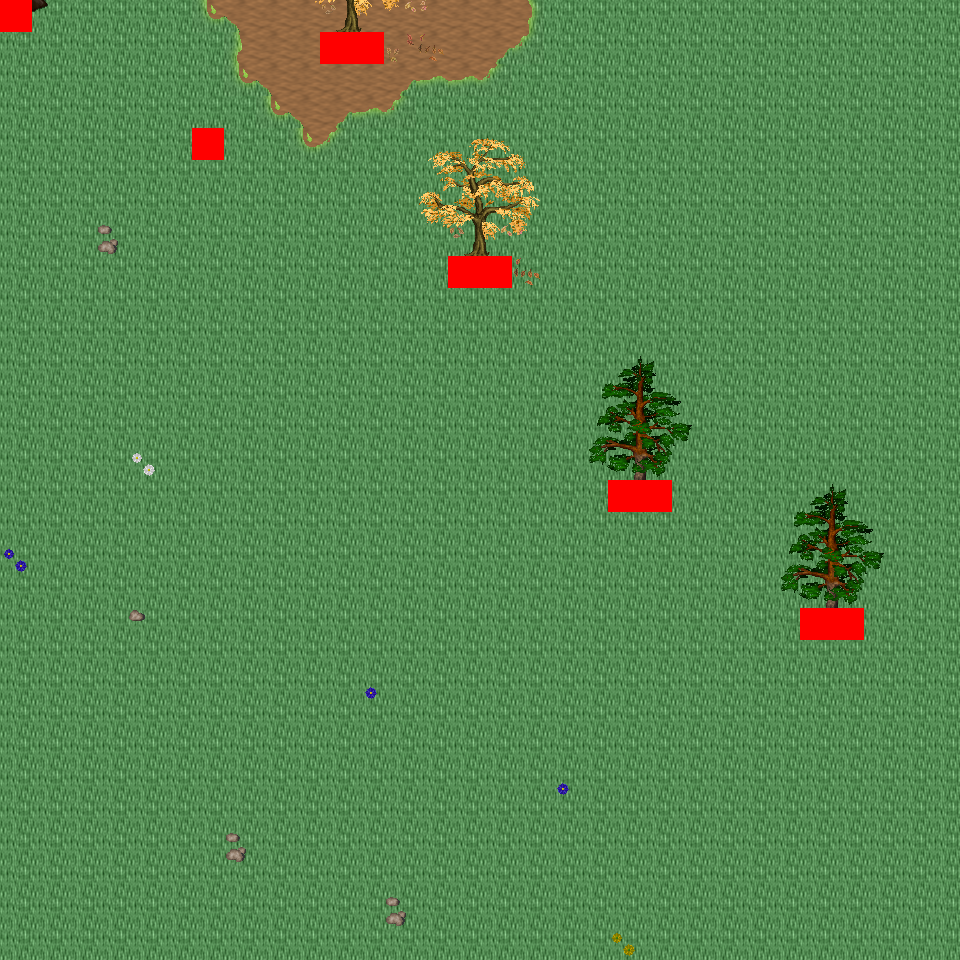

A level layout from a 2D game, rendered from its tile map. Below: a short description, then the map file with tile-grid data replaced by summaries:
An orthogonal 30x30 tile map with 32x32 px tiles, 6 tile layers (Ground, Object, Object2, Above, ...), 20 tilesets and 4 objects (4x mapExit).

<map version="1.0" orientation="orthogonal" renderorder="right-down" width="30" height="30" tilewidth="32" tileheight="32" nextobjectid="5">
  <tileset firstgid="1" name="tileset_logic_collision" tilewidth="32" tileheight="32" tilecount="1" columns="1">
    <image source="../drawable/tileset_logic_collision.png" width="32" height="32" />
  </tileset>
  <tileset firstgid="2" name="tileset_ground_ground" tilewidth="32" tileheight="32" tilecount="33" columns="3">
    <image source="../drawable/tileset_ground_ground.png" width="96" height="352" />
  </tileset>
  <tileset firstgid="35" name="tileset_ground_rock_pebbles" tilewidth="32" tileheight="32" tilecount="3" columns="1">
    <image source="../drawable/tileset_ground_rock_pebbles.png" width="32" height="96" />
  </tileset>
  <tileset firstgid="38" name="tileset_ground_grass_corners" tilewidth="32" tileheight="32" tilecount="24" columns="6">
    <image source="../drawable/tileset_ground_grass_corners.png" width="192" height="128" />
  </tileset>
  <tileset firstgid="62" name="tileset_ground_grass_edges" tilewidth="32" tileheight="32" tilecount="36" columns="12">
    <image source="../drawable/tileset_ground_grass_edges.png" width="384" height="96" />
  </tileset>
  <tileset firstgid="98" name="tileset_ground_grass_2" tilewidth="32" tileheight="32" tilecount="21" columns="3">
    <image source="../drawable/tileset_ground_grass_2.png" width="96" height="224" />
  </tileset>
  <tileset firstgid="119" name="tileset_plant_leaves" tilewidth="32" tileheight="32" tilecount="8" columns="4">
    <image source="../drawable/tileset_plant_leaves.png" width="128" height="64" />
  </tileset>
  <tileset firstgid="127" name="tileset_plant_tree_tree_darkgreen" tilewidth="32" tileheight="32" tilecount="88" columns="8">
    <image source="../drawable/tileset_plant_tree_tree_darkgreen.png" width="256" height="352" />
  </tileset>
  <tileset firstgid="215" name="tileset_plant_tree_fall_trees" tilewidth="32" tileheight="32" tilecount="40" columns="8">
    <image source="../drawable/tileset_plant_tree_fall_trees.png" width="256" height="160" />
  </tileset>
  <tileset firstgid="255" name="tileset_plant_tree_pine_tree" tilewidth="32" tileheight="32" tilecount="20" columns="4">
    <image source="../drawable/tileset_plant_tree_pine_tree.png" width="128" height="160" />
  </tileset>
  <tileset firstgid="275" name="tileset_plant_stump_hollow_logs" tilewidth="32" tileheight="32" tilecount="6" columns="3">
    <image source="../drawable/tileset_plant_stump_hollow_logs.png" width="96" height="64" />
  </tileset>
  <tileset firstgid="281" name="tileset_plant_stump_small_stump" tilewidth="32" tileheight="32" tilecount="4" columns="2">
    <image source="../drawable/tileset_plant_stump_small_stump.png" width="64" height="64" />
  </tileset>
  <tileset firstgid="285" name="tileset_plant_stump_stump_purple" tilewidth="32" tileheight="32" tilecount="4" columns="2">
    <image source="../drawable/tileset_plant_stump_stump_purple.png" width="64" height="64" />
  </tileset>
  <tileset firstgid="289" name="tileset_plant_flower_daisy_blue" tilewidth="32" tileheight="32" tilecount="8" columns="2">
    <image source="../drawable/tileset_plant_flower_daisy_blue.png" width="64" height="128" />
  </tileset>
  <tileset firstgid="297" name="tileset_plant_flower_daisy_red" tilewidth="32" tileheight="32" tilecount="8" columns="2">
    <image source="../drawable/tileset_plant_flower_daisy_red.png" width="64" height="128" />
  </tileset>
  <tileset firstgid="305" name="tileset_plant_flower_daisy_white" tilewidth="32" tileheight="32" tilecount="8" columns="2">
    <image source="../drawable/tileset_plant_flower_daisy_white.png" width="64" height="128" />
  </tileset>
  <tileset firstgid="313" name="tileset_plant_flower_daisy_yellow" tilewidth="32" tileheight="32" tilecount="8" columns="2">
    <image source="../drawable/tileset_plant_flower_daisy_yellow.png" width="64" height="128" />
  </tileset>
  <tileset firstgid="321" name="tileset_logic_creature_animal" tilewidth="32" tileheight="32" tilecount="32" columns="8">
    <image source="../drawable/tileset_logic_creature_animal.png" width="256" height="128" />
  </tileset>
  <tileset firstgid="353" name="tileset_logic_creature_reptile" tilewidth="32" tileheight="32" tilecount="7" columns="7">
    <image source="../drawable/tileset_logic_creature_reptile.png" width="224" height="32" />
  </tileset>
  <tileset firstgid="360" name="tileset_logic_creature_fowl" tilewidth="32" tileheight="32" tilecount="6" columns="6">
    <image source="../drawable/tileset_logic_creature_fowl.png" width="192" height="32" />
  </tileset>
  <layer name="Ground" width="30" height="30">
    <data>[900 cells, 900 non-empty, 2 distinct tile ids]</data>
  </layer>
  <layer name="Object" width="30" height="30">
    <data>[900 cells, 39 non-empty, 20 distinct tile ids]</data>
  </layer>
  <layer name="Object2" width="30" height="30">
    <data>[900 cells, 14 non-empty, 6 distinct tile ids]</data>
  </layer>
  <layer name="Above" width="30" height="30">
    <data>[900 cells, 52 non-empty, 32 distinct tile ids]</data>
  </layer>
  <layer name="Above2" width="30" height="30">
    <data>[900 cells, 0 non-empty, 0 distinct tile ids]</data>
  </layer>
  <layer name="Walkable" width="30" height="30">
    <data>[900 cells, 10 non-empty, 1 distinct tile ids]</data>
  </layer>
  <objectgroup name="MapEvents">
    <object id="1" name="north" type="mapExit" x="32" y="0" width="928" height="32">
      <properties>
        <property name="map" value="level_0_x37_y25" />
        <property name="x" value="1" />
        <property name="y" value="28" />
      </properties>
    </object>
    <object id="2" name="south" type="mapExit" x="0" y="928" width="960" height="32">
      <properties>
        <property name="map" value="level_0_x37_y27" />
        <property name="x" value="0" />
        <property name="y" value="1" />
      </properties>
    </object>
    <object id="3" name="west" type="mapExit" x="0" y="32" width="32" height="928">
      <properties>
        <property name="map" value="level_0_x36_y26" />
        <property name="x" value="28" />
        <property name="y" value="1" />
      </properties>
    </object>
    <object id="4" name="east" type="mapExit" x="928" y="0" width="32" height="960">
      <properties>
        <property name="map" value="level_0_x38_y26" />
        <property name="x" value="1" />
        <property name="y" value="0" />
      </properties>
    </object>
  </objectgroup>
</map>
